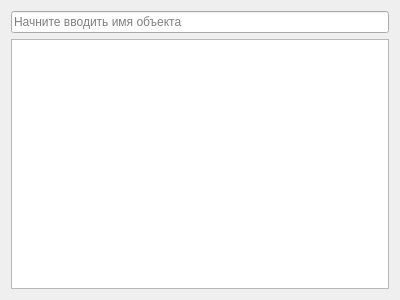
<?xml version="1.0" encoding="UTF-8"?>
<ui version="4.0">
 <class>Sorter</class>
 <widget class="QDialog" name="Sorter">
  <property name="windowModality">
   <enum>Qt::ApplicationModal</enum>
  </property>
  <property name="geometry">
   <rect>
    <x>0</x>
    <y>0</y>
    <width>400</width>
    <height>300</height>
   </rect>
  </property>
  <property name="windowTitle">
   <string>Поиск</string>
  </property>
  <property name="locale">
   <locale language="Russian" country="Russia"/>
  </property>
  <layout class="QVBoxLayout" name="verticalLayout">
   <item>
    <widget class="QLineEdit" name="lineEdit">
     <property name="placeholderText">
      <string>Начните вводить имя объекта</string>
     </property>
    </widget>
   </item>
   <item>
    <widget class="QTreeView" name="treeView"/>
   </item>
  </layout>
 </widget>
 <resources/>
 <connections/>
</ui>
